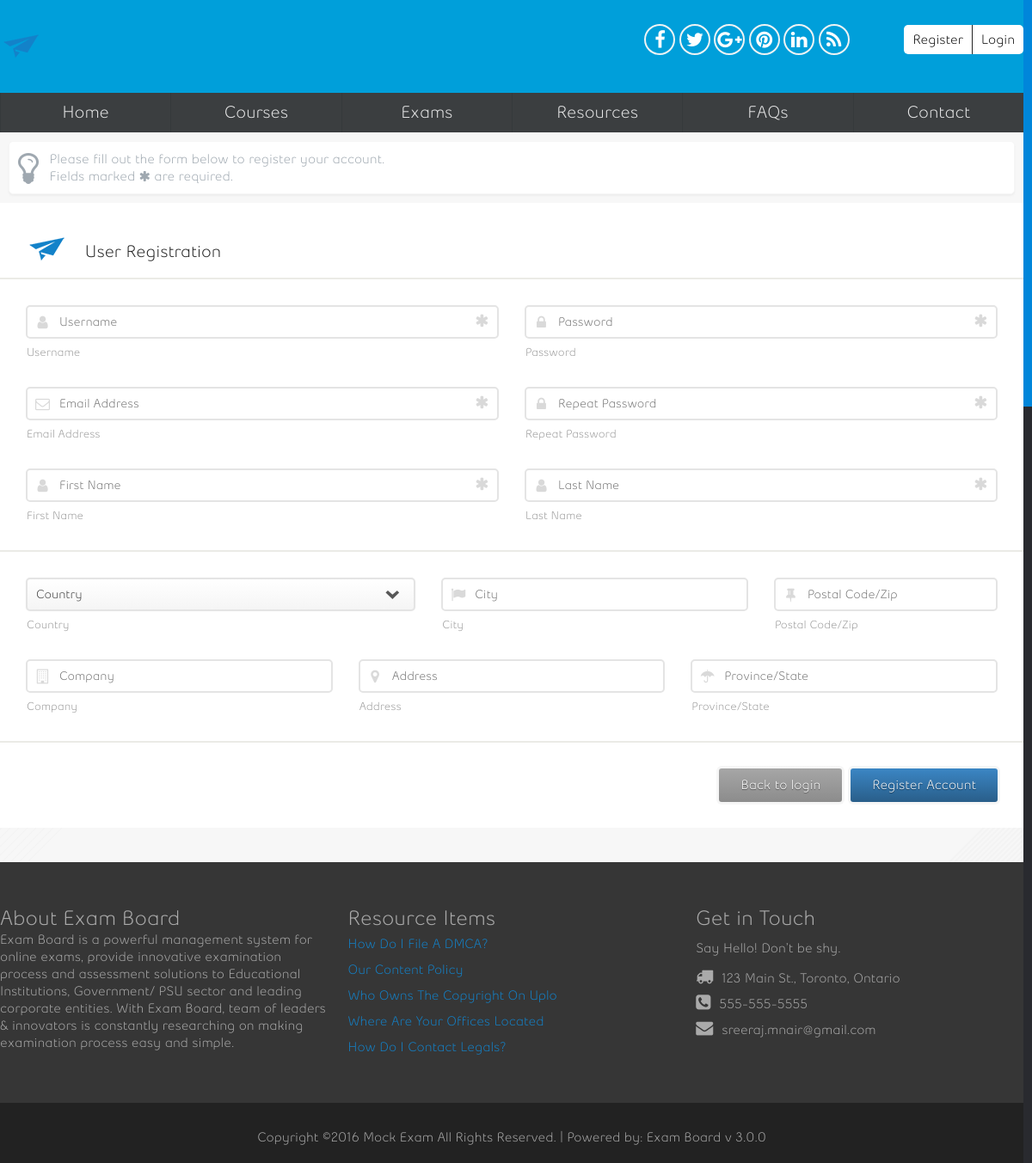
/register.php, run on the app's committed database.
### tables this page shows
CREATE TABLE `settings` (
  `company` varchar(75) NOT NULL,
  `site_url` varchar(75) NOT NULL,
  `site_email` varchar(100) NOT NULL,
  `address` varchar(150) NOT NULL,
  `city` varchar(150) NOT NULL,
  `state` varchar(150) NOT NULL,
  `zip` varchar(16) NOT NULL,
  `phone` varchar(16) DEFAULT NULL,
  `fax` varchar(16) DEFAULT NULL,
  `logo` varchar(60) NOT NULL,
  `short_date` varchar(20) NOT NULL,
  `long_date` varchar(20) NOT NULL,
  `dtz` varchar(200) NOT NULL,
  `lang` varchar(2) NOT NULL DEFAULT 'en',
  `weekstart` tinyint(1) NOT NULL DEFAULT '1',
  `theme` varchar(30) DEFAULT NULL,
  `enable_reg` tinyint(1) NOT NULL DEFAULT '1',
  `enable_tax` tinyint(1) NOT NULL DEFAULT '0',
  `tax_name` varchar(55) NOT NULL,
  `tax_rate` varchar(8) NOT NULL DEFAULT '0',
  `tax_number` varchar(100) DEFAULT NULL,
  `enable_offline` tinyint(1) NOT NULL DEFAULT '1',
  `offline_info` text,
  `invoice_note` text,
  `invoice_number` varchar(40) DEFAULT NULL,
  `quote_number` varchar(40) DEFAULT NULL,
  `enable_uploads` tinyint(1) NOT NULL DEFAULT '1',
  `file_types` varchar(255) NOT NULL,
  `file_max` varchar(20) NOT NULL,
  `perpage` varchar(3) NOT NULL DEFAULT '10',
  `sbackup` varchar(50) DEFAULT NULL,
  `currency` varchar(4) DEFAULT NULL,
  `cur_symbol` varchar(6) DEFAULT NULL,
  `tsep` varchar(1) NOT NULL DEFAULT ',',
  `dsep` varchar(1) NOT NULL DEFAULT '.',
  `pp_email` varchar(50) DEFAULT NULL,
  `pp_pass` varchar(30) DEFAULT NULL,
  `pp_api` varchar(100) DEFAULT NULL,
  `pp_mode` tinyint(1) NOT NULL DEFAULT '0',
  `invdays` tinyint(1) NOT NULL DEFAULT '7',
  `mailer` enum('PHP','SMTP','SMAIL') NOT NULL DEFAULT 'PHP',
  `smtp_host` varchar(100) DEFAULT NULL,
  `smtp_user` varchar(50) DEFAULT NULL,
  `smtp_pass` varchar(50) DEFAULT NULL,
  `smtp_port` smallint(3) DEFAULT NULL,
  `sendmail` varchar(60) DEFAULT NULL,
  `is_ssl` tinyint(1) NOT NULL DEFAULT '0',
  `crmv` varchar(5) DEFAULT NULL,
  `passing_score` int(2) NOT NULL,
  `google_analytics` text NOT NULL,
  `social_gplus` varchar(75) NOT NULL,
  `social_twitter` varchar(75) NOT NULL,
  `social_facebook` varchar(75) NOT NULL,
  `social_pinterest` varchar(75) NOT NULL,
  `social_linkedin` varchar(75) NOT NULL,
  `social_rss` varchar(75) NOT NULL
);

CREATE TABLE `resources` (
  `id` int(11) NOT NULL,
  `category` int(5) DEFAULT NULL,
  `title` varchar(30) DEFAULT NULL,
  `content` text NOT NULL
);

### register.php (the view, shortened to what the rows shown need)
<?php
  require_once("init.php");
?>
<?php include("header.php");?>
<form class="xform" id="user_form" method="post">
  <header><?php echo ($core->logo) ? '<img src="'.SITEURL.'/uploads/'.$core->logo.'" alt="'.$core->company.'" class="logo"/>': $core->company;?> <?php echo lang('REG_TITLE');?></header>
</form>
<?php include("footer.php");?>

### header.php (shortened to what the rows shown need)
<!DOCTYPE html>
<html lang="en">
<head>
<link rel="stylesheet" href="theme/<?php echo $core->theme;?>/front/style/style.css"  type="text/css" />
<link rel="stylesheet" href="assets/style/jquery-ui.css" type="text/css" />
<link rel="stylesheet" type="text/css" href="assets/fancybox/jquery.fancybox.css" media="screen" />
<link rel="stylesheet" type="text/css" href="assets/style/flexslider.css" media="screen" />
<link href="//maxcdn.bootstrapcdn.com/font-awesome/4.2.0/css/font-awesome.min.css" rel="stylesheet">
<link rel="stylesheet" href="theme/<?php echo $core->theme;?>/front/style/new.css"  type="text/css" />
</head>
<body data-smooth-scrolling="1">
<div class="bg">
<div class="container" style="background: #009fda;">
<div class="in-grid">
    <section id="crumbs" class="row crumbs2">
      <div class="col grid_6">
        <a href="index.php"><?php echo ($core->logo) ? '<img src="'.SITEURL.'/uploads/'.$core->logo.'" alt="'.$core->company.'" class="front-logo"/>': $core->company;?></a>
      </div>
    </section>
</div>
</div>
<div class="container in-grid">
  <div  class="row grid_24">

### footer.php (shortened to what the rows shown need)
  </div>
</div>
</div>
<?php $resources = $content->getFWResources();?>
<div class="footer-panel">
	<section class="row in-grid">
		<div class="col grid_8">
			<h2><?php echo lang('FW_ABOUT'); ?></h2>
		</div>
		<div class="col grid_8">
			<h2><?php echo lang('FW_RESOURCE'); ?></h2>
			<?php if(!$resources):?>
			<?php echo Filter::msgInfo(lang('FW_NORESOURCE'),false);?>
			<?php else:?>
			<ul>
				<?php foreach ($resources as $row):?>
				<li><a href="resources.php?action=details&amp;id=<?php echo $row->id;?>"><h4><?php echo $row->title;?></h4></a></li>
				<?php endforeach; ?>
			</ul>
			<?php endif;?>
		</div>
		<div class="col grid_8 fw_git">
			<h2><?php echo lang('FW_GIT'); ?></h2>
			<ul>
				<li><i class="icon-truck"></i><span><?php echo $core->address . ', ' . $core->city . ', ' . $core->state;?></span><li>
				<li><i class="icon-phone-sign"></i><span><?php echo $core->phone;?></span><li>
				<li><i class="icon-envelope"></i><span><?php echo $core->site_email;?></span><li>
			</ul>
		</div>
	</section>
</div>
<footer id="footer" class="clearfix">
  <div class="row">
    <div class="fotter-wrap">
      <div class="col grid_24">
        <div class="copyright top10">Copyright &copy;<?php echo date('Y').' '.$core->company;?>  All Rights Reserved. | Powered by: Exam Board v <?php echo $core->crmv;?></div>
      </div>
    </div>
  </div>
</footer>
</body></html>

### data on the page
settings: logo (picture), address "123 Main St.", city "Toronto", state "Ontario", phone "555-555-5555", site_email "sreeraj.mnair@gmail.com", company "Mock Exam", crmv "3.0.0"
resources: title "How Do I File A DMCA?"
resources: title "Our Content Policy"
resources: title "Who Owns The Copyright On Uplo"
resources: title "Where Are Your Offices Located"
resources: title "How Do I Contact Legals?"

### other printed values
lang('REG_INFO') "Please fill out the form below to register your account."
lang('REQFIELD1') "Fields marked"
lang('REQFIELD2') "are required."
lang('REG_TITLE') "User Registration"
lang('USERNAME') "Username"
lang('PASSWORD') "Password"
lang('EMAIL') "Email Address"
lang('PASSWORD2') "Repeat Password"
lang('FNAME') "First Name"
lang('LNAME') "Last Name"
lang('COUNTRY') "Country"
lang('CITY') "City"
lang('ZIP') "Postal Code/Zip"
lang('COMPANY') "Company"
lang('ADDRESS') "Address"
